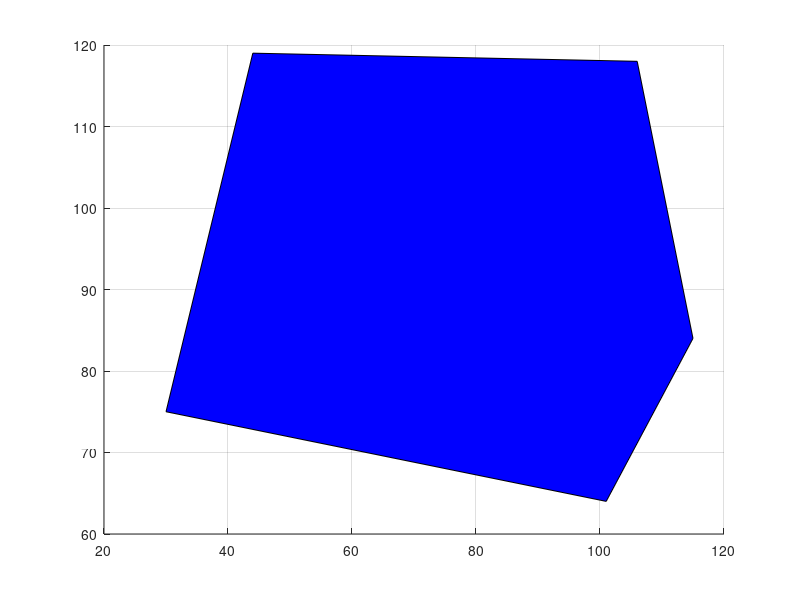

The MATLAB source for this figure: (Note: this script raises an error after producing the figure.)
function Display1200
X = [46,115,44,101,106,98,44,30,109,109,70,0,74,16,78,0,91,85,29,91,7,50,0,100,119,68,104,27,28,25,73,40,94,23,0,83,44,98,47,0,83,29,68,69,69,69,69,69,69,69,28,69,29,69,69,29,83,32,83,69,69,69,69,69,69,27,69,27,82,69]
Y = [78,84,119,64,118,82,99,75,97,97,114,119,56,98,91,99,54,76,77,54,46,46,74,40,23,42,20,74,74,74,24,0,0,17,0,41,23,18,22,26,42,74,41,42,42,42,43,42,42,42,74,42,74,42,42,74,42,36,42,42,43,43,43,43,43,75,43,75,42,42]
c=zeros(70, 3)
for j=1:10,
    c(j, 1) = 0;
    c(j, 2) = 0;
    c(j, 3) = 1;
end
for j=11:20,
   c(j, 1) = 1;
  c(j, 2) = 0;
    c(j, 3) = 0;
end
for j=21:30,
    c(j, 1) = 0;
    c(j, 2) = 1;
    c(j, 3) = 0;
end
for j=31:40,
    c(j, 1) = 0;
    c(j, 2) = 0;
    c(j, 3) = 0;
end
for j=41:70,
    c(j, 1) = 1;
    c(j, 2) = 0;
    c(j, 3) = 1;
end
pointX0 = [101.0,115.0,106.0,44.0,30.0]
pointY0 = [64.0,84.0,118.0,119.0,75.0]
pointX1 = [91.0,85.0,70.0,0.0,0.0,29.0,74.0]
pointY1 = [54.0,76.0,114.0,119.0,99.0,77.0,56.0]
pointX2 = [104.0,119.0,100.0,28.0,0.0,7.0]
pointY2 = [20.0,23.0,40.0,74.0,74.0,46.0]
pointX3 = [0.0,94.0,98.0,83.0,0.0]
pointY3 = [0.0,0.0,18.0,41.0,26.0]
figure
grid on
hold on
fill( pointX0, pointY0, 'b')
alpha(0.3)
hold on
fill(pointX1, pointY1, 'r')
alpha(0.3)
hold on
fill(pointX2, pointY2, 'g')
alpha(0.3)
hold on
fill(pointX3, pointY3, 'black')
alpha(0.3)
h = scatter(X,Y, 70, c);
end
